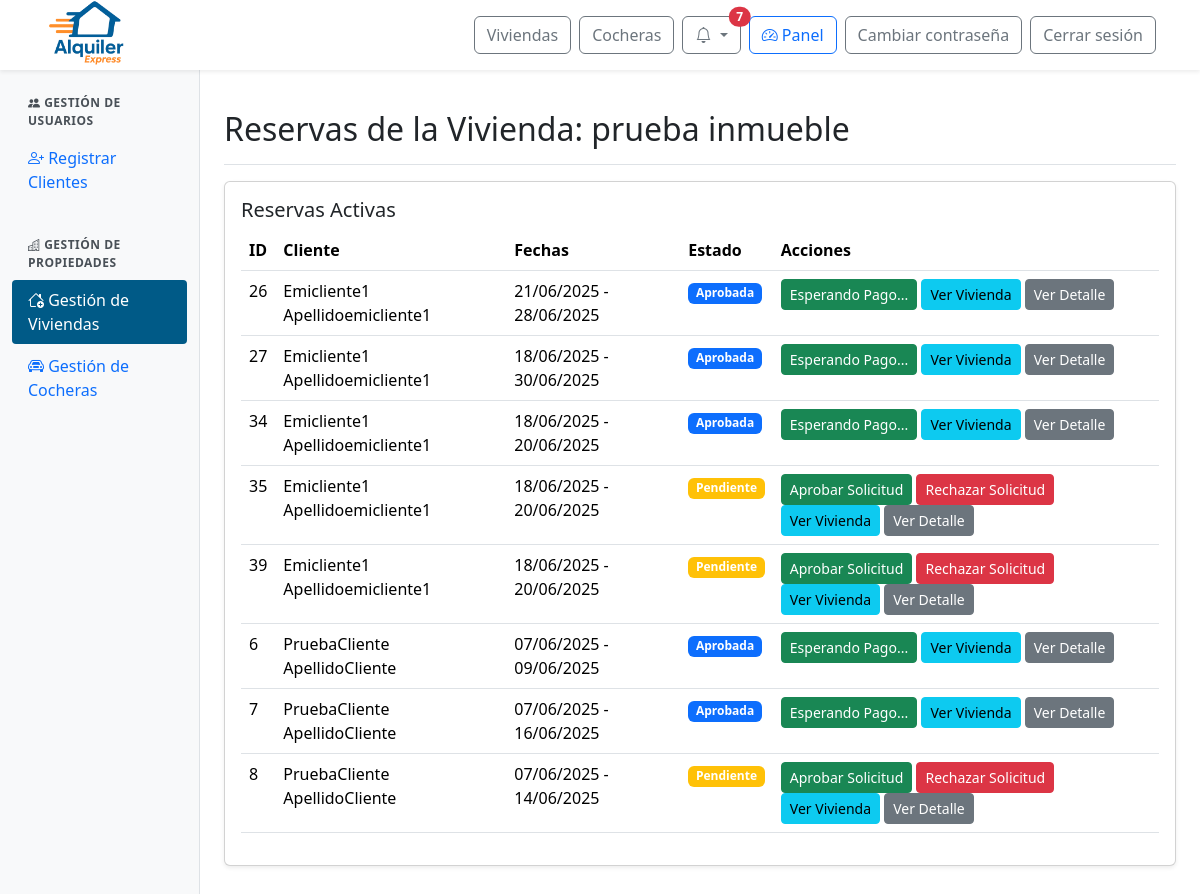
Page /panel/inmuebles/reservas/4/ (signed in) on the earlier database version.
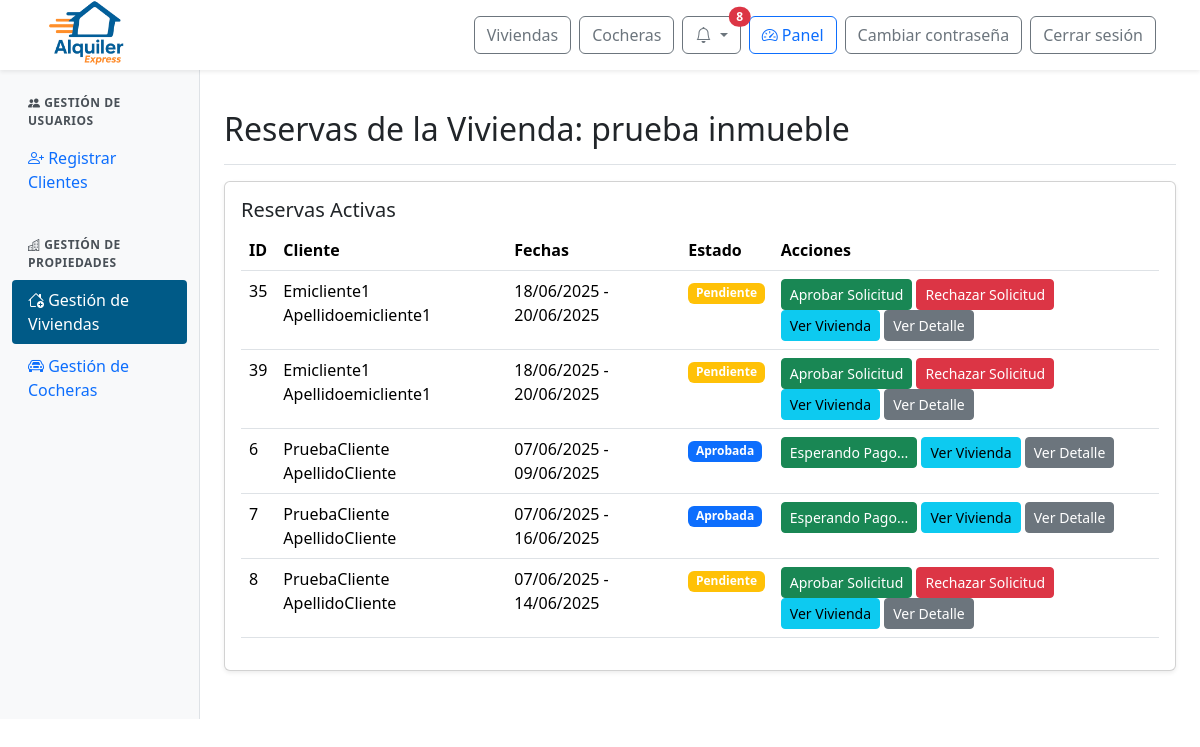
Same page on the later database version.
### web/models.py (models this page shows, shortened)
class Reserva(models.Model):
    id_reserva = models.AutoField(primary_key=True)
    fecha_inicio = models.DateField()
    fecha_fin = models.DateField()
    precio_total = models.DecimalField(max_digits=10, decimal_places=2)
    estado = models.ForeignKey(Estado, on_delete=models.SET_NULL, null=True)  # Aquí está el estado FK
    inmueble = models.ForeignKey(Inmueble, null=True, blank=True, on_delete=models.SET_NULL)
    cochera = models.ForeignKey(Cochera, null=True, blank=True, on_delete=models.SET_NULL)
    descripcion = models.TextField()
    aprobada_en = models.DateTimeField(null=True, blank=True)

class ClienteInmueble(models.Model):
    id_cliente_inmueble = models.AutoField(primary_key=True)
    cliente = models.ForeignKey(Perfil, on_delete=models.CASCADE)  # FK a Perfil, no Usuario
    inmueble = models.ForeignKey(Inmueble, null=True, blank=True, on_delete=models.SET_NULL)
    cochera = models.ForeignKey(Cochera, null=True, blank=True, on_delete=models.SET_NULL)
    reserva = models.ForeignKey(Reserva, on_delete=models.CASCADE)

class Perfil(models.Model):
    id_perfil = models.AutoField(primary_key=True)
    usuario = models.OneToOneField(User, on_delete=models.CASCADE)
    dni = models.CharField(max_length=20)
    fecha_nacimiento = models.DateField(null=True, blank=True)

class Estado(models.Model):
    id_estado = models.AutoField(primary_key=True)
    nombre = models.CharField(max_length=100)

### web/views.py (the view)
# urls.py: path('panel/inmuebles/reservas/<int:id_inmueble>/', views.admin_inmuebles_reservas, name='admin_inmuebles_reservas'),
@login_required
@user_passes_test(is_admin_or_empleado)
def admin_inmuebles_reservas(request, id_inmueble):
    inmueble = get_object_or_404(Inmueble, id_inmueble=id_inmueble)
    reservas = Reserva.objects.filter(
        inmueble=inmueble,
        estado__nombre__in=["Pendiente", "Aprobada", "Pagada", "Confirmada"]
    ).order_by('-fecha_inicio')
    return render(request, 'admin/admin_inmuebles_reservas.html', {
        'inmueble': inmueble,
        'reservas': reservas
    })

### web/context_processors.py (called while the page is built)
def notifications(request):
    if request.user.is_authenticated:
        try:
            return {
                'notificaciones': request.user.perfil.notificacion_set.order_by('-fecha_creacion')[:10],
                'notificaciones_no_leidas': request.user.perfil.notificacion_set.filter(leido=False).count()
            }
        except Exception:
            return {}
    return {}

def is_client_context(request):
    return {'is_client': is_client(request.user)}

### web/templatetags/user_groups.py (called while the page is built)
@register.filter(name='has_group')
def has_group(user, group_name):
    if not user.is_authenticated:
        return False
    return user.groups.filter(name=group_name).exists()

### web/views.py (called while the page is built)
def is_admin_or_empleado(user):
    return user.is_authenticated and (user.is_staff or user.groups.filter(name="empleado").exists())

def is_client(user):
    return user.is_authenticated and user.groups.filter(name="cliente").exists()

### web/templates/admin/admin_inmuebles_reservas.html (shortened to what this page needs)
{% extends 'admin/admin_base.html' %}
{% load static %}
{% block admin_content %}
<div class="d-flex justify-content-between flex-wrap flex-md-nowrap align-items-center pt-3 pb-2 mb-3 border-bottom">
  <h1 class="h2">Reservas de la Vivienda: {{ inmueble.nombre }}</h1>
</div>
<div class="card shadow-sm mb-4">
  <div class="card-body">
    <h5 class="card-title">Reservas Activas</h5>
    <div class="table-responsive">
      <table class="table table-hover">
        <thead>
          <tr>
            <th>ID</th>
            <th>Cliente</th>
            <th>Fechas</th>
            <th>Estado</th>
            <th>Acciones</th>
          </tr>
        </thead>
        <tbody>
          {% for reserva in reservas %}
          <tr>
            <td>{{ reserva.id_reserva }}</td>
            <td>
              {% with relacion=reserva.clienteinmueble_set.first %}
                {% if relacion and relacion.cliente %}
                  {{ relacion.cliente.usuario.get_full_name|default:relacion.cliente.usuario.username }}
                {% else %}
                  Cliente no disponible
                {% endif %}
              {% endwith %}
            </td>
            <td>{{ reserva.fecha_inicio|date:"d/m/Y" }} - {{ reserva.fecha_fin|date:"d/m/Y" }}</td>
            <td>
              <span class="badge
                {% if reserva.estado.nombre == 'Confirmada' %}bg-success
                {% elif reserva.estado.nombre == 'Cancelada' %}bg-danger
                {% elif reserva.estado.nombre == 'Rechazada' %}bg-secondary
                {% elif reserva.estado.nombre == 'Pagada' %}bg-info
                {% elif reserva.estado.nombre == 'Aprobada' %}bg-primary
                {% elif reserva.estado.nombre == 'Pendiente' %}bg-warning
                {% elif reserva.estado.nombre == 'Finalizada' %}bg-dark
                {% else %}bg-warning{% endif %}">
                {{ reserva.estado.nombre }}
              </span>
            </td>
            <td>
              {% if reserva.estado.nombre == 'Pendiente' %}
                <button class="btn btn-sm btn-success" onclick="cambiarEstado('{{ reserva.id_reserva }}', 'Aprobada')">Aprobar Solicitud</button>
                <button class="btn btn-sm btn-danger" onclick="cambiarEstado('{{ reserva.id_reserva }}', 'Rechazada')">Rechazar Solicitud</button>
              {% elif reserva.estado.nombre == 'Aprobada' %}
                <button class="btn btn-sm btn-success">Esperando Pago...</button>
              {% elif reserva.estado.nombre == 'Pagada' %}
                <button class="btn btn-sm btn-success" onclick="cambiarEstado('{{ reserva.id_reserva }}', 'Confirmada')">Confirmar Alquiler</button>
                <button class="btn btn-sm btn-danger" onclick="cambiarEstado('{{ reserva.id_reserva }}', 'Cancelada')">Cancelar Alquiler</button>
              {% elif reserva.estado.nombre == 'Confirmada' %}
                <button class="btn btn-sm btn-success" onclick="cambiarEstado('{{ reserva.id_reserva }}', 'Finalizada')">Terminar Alquiler</button>
                <button class="btn btn-sm btn-danger" onclick="cambiarEstado('{{ reserva.id_reserva }}', 'Cancelada')">Cancelar Alquiler</button>
              {% endif %}
              <a href="{% url 'detalle_inmueble' inmueble.id_inmueble %}" class="btn btn-sm btn-info">Ver Vivienda</a>
              <a href="{% url 'ver_detalle_reserva' reserva.id_reserva %}" class="btn btn-sm btn-secondary">Ver Detalle</a>
            </td>
          </tr>
          {% empty %}
          <tr>
            <td colspan="5" class="text-center">No hay reservas activas</td>
          </tr>
          {% endfor %}
        </tbody>
      </table>
    </div>
  </div>
</div>
{% endblock %}

Differences in the rows shown:
no longer on this page (row edited): Reserva: id_reserva "26", clienteinmueble_set.first.cliente.usuario.get_full_name "Emicliente1 Apellidoemicliente1", fecha_inicio "21/06/2025", fecha_fin "28/06/2025", estado.nombre "Aprobada", shows "Esperando Pago..."
no longer on this page (row edited): Reserva: id_reserva "27", clienteinmueble_set.first.cliente.usuario.get_full_name "Emicliente1 Apellidoemicliente1", fecha_inicio "18/06/2025", fecha_fin "30/06/2025", estado.nombre "Aprobada", shows "Esperando Pago..."
no longer on this page (row edited): Reserva: id_reserva "34", clienteinmueble_set.first.cliente.usuario.get_full_name "Emicliente1 Apellidoemicliente1", fecha_inicio "18/06/2025", fecha_fin "20/06/2025", estado.nombre "Aprobada", shows "Esperando Pago..."
Other differences:
{{ notificaciones_no_leidas }}: "7" → "8"
